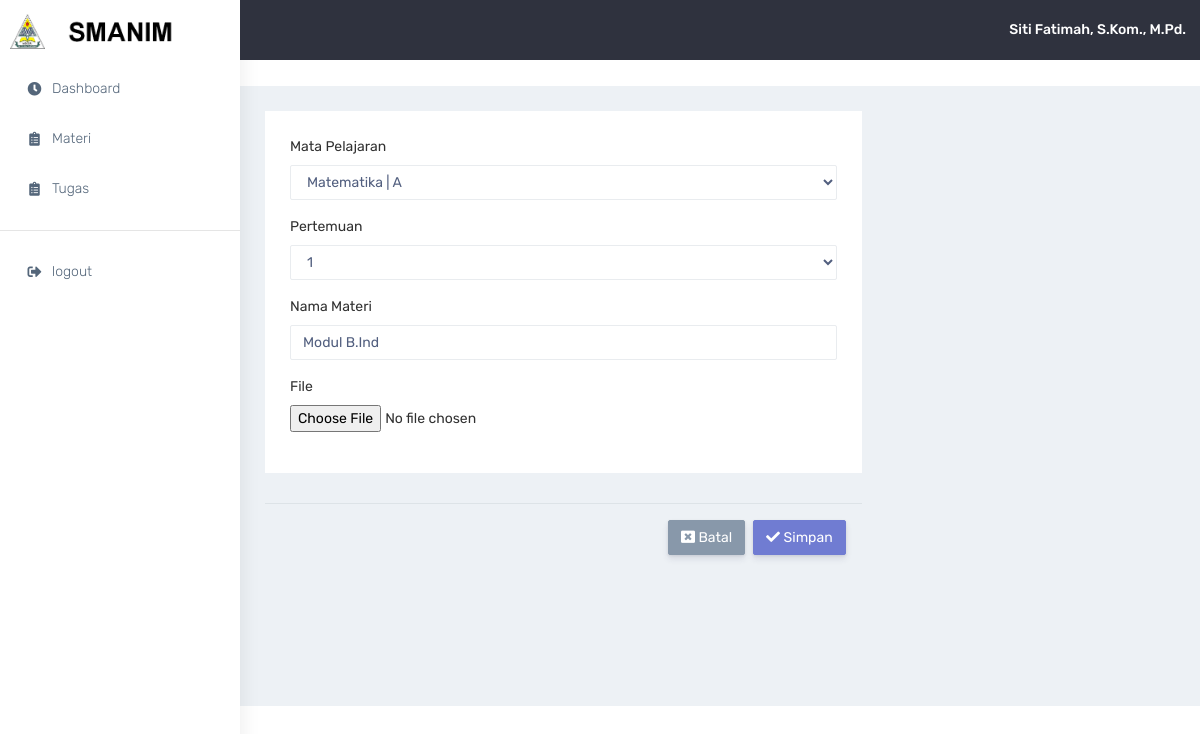
The page /guru/edit-materi.php?kode=14 (signed in) on the database its author committed.
### tables this page shows
CREATE TABLE `tbl_file` (
  `id_file` int(11) NOT NULL,
  `id_mapel` int(11) NOT NULL,
  `pertemuan` varchar(100) NOT NULL,
  `nama` varchar(100) NOT NULL,
  `tipe` enum('mod','tgs') NOT NULL,
  `file` varchar(255) NOT NULL,
  `tgl_tambah` date DEFAULT NULL,
  `tgl_ubah` date DEFAULT NULL
);

CREATE TABLE `tbl_mapel` (
  `id_mapel` int(11) NOT NULL,
  `id_user` int(11) NOT NULL,
  `mapel` varchar(100) NOT NULL,
  `kelas` char(1) NOT NULL
);

### guru/edit-materi.php (the view, shortened to what this page needs)
<?php require_once('navbar.php');
if(isset($_GET['kode'])){
  $kode = $_GET['kode'];
  $sql = mysqli_query($con, "SELECT * FROM tbl_file a INNER JOIN tbl_mapel b ON b.id_mapel=a.id_mapel WHERE a.id_file = $kode");
  $data = mysqli_fetch_array($sql);
}
?>
            <div class="container-fluid">
                <div class="row">
                    <div class="col-md-8">
                        <div class="white-box">
                          <form method="post" enctype="multipart/form-data">
                            <div class="form-group">
                              <label for="exampleInputEmail1">Mata Pelajaran</label>
                              <select class="form-control" name="mapel" required>
                                <option value="<?= $data['id_mapel'] ?>"><?php echo $data['mapel']." | ".$data['kelas'] ?></option>
                              </select>
                            </div>
                            <div class="form-group">
                              <label for="exampleInputEmail1">Pertemuan</label>
                              <select class="form-control" name="pert" required>
                                <option value="<?= $data['pertemuan'] ?>"><?= $data['pertemuan'] ?></option>
                              </select>
                            </div>
                            <div class="form-group">
                              <label for="exampleInputEmail1">Nama Materi</label>
                              <input type="text" name="materi" class="form-control" id="exampleInputEmail1" aria-describedby="emailHelp" value="<?= $data['nama'] ?>" required>
                            </div>
                            <div class="form-group">
                              <label for="exampleFormControlFile1">File</label>
                              <input type="file" name="file" class="form-control-file" id="modul" placeholder="Masukkan File">
                            </div>
                          </div>
                          <div class="modal-footer">
                            <a href="materi.php">
                              <button type="button" class="btn btn-secondary" data-dismiss="modal">
                                <i class="fas fa-window-close"></i> Batal
                              </button>
                            </a>
                            <button type="submit" class="btn btn-primary" name="update">
                              <i class="fas fa-check"></i> Simpan
                            </button>
                          </div>
                          </div>
                    </div>
                </div>
            </div>

### rows shown on the page
tbl_file: mapel "Matematika | A", pert "1", materi "Modul B.Ind"

### other values the page prints
$namau "Siti Fatimah, S.Kom., M.Pd."
